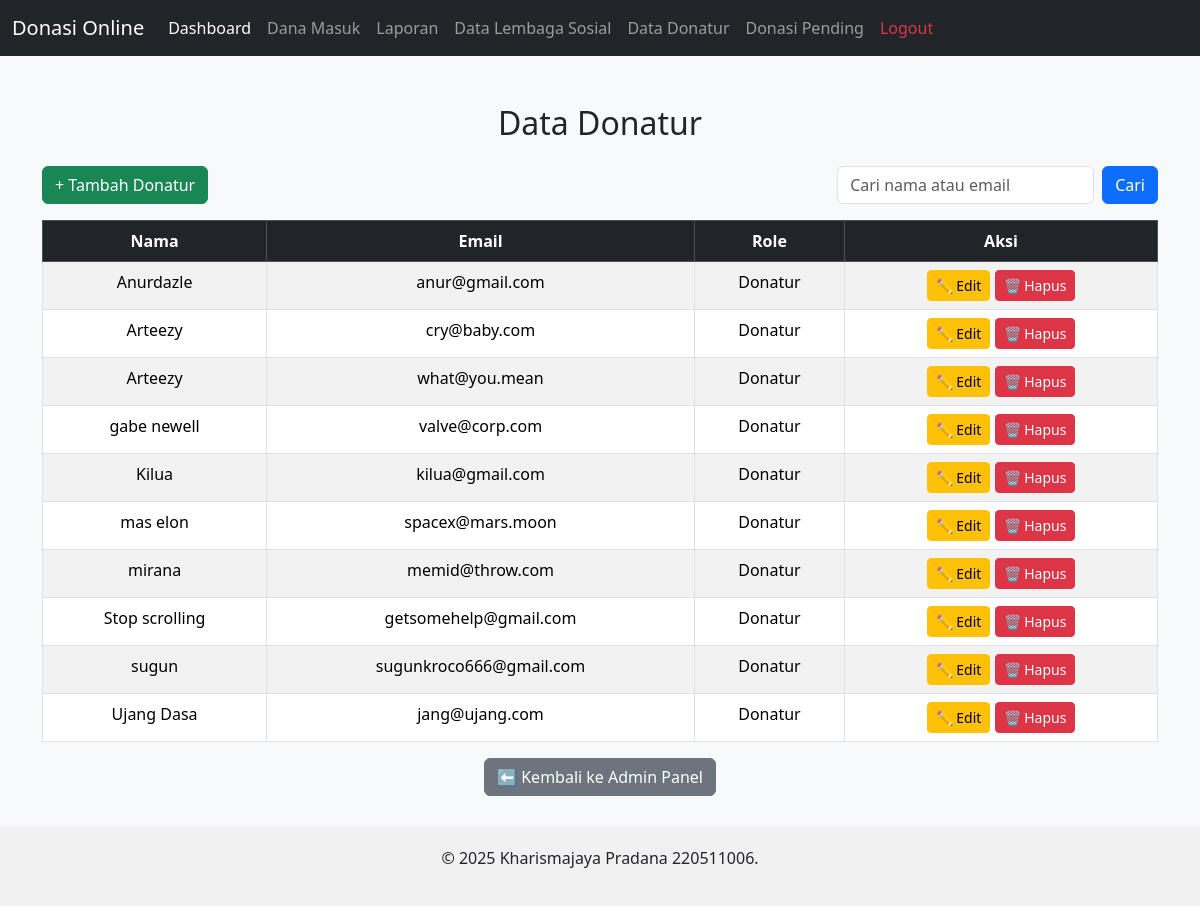
The app's page /data_donatur.php (signed in) with its own data.
### tables this page shows
CREATE TABLE `users` (
  `id` int(11) NOT NULL,
  `nama` varchar(100) NOT NULL,
  `email` varchar(100) NOT NULL,
  `password` varchar(255) NOT NULL,
  `role` enum('donatur','lembaga','admin') NOT NULL
);

### data_donatur.php (the view, shortened to what this page needs)
<?php
include 'db.php';
$search_query = "";
$donatur_result = mysqli_query($conn, "SELECT * FROM users WHERE role = 'donatur' $search_query ORDER BY nama ASC");
?>
<!DOCTYPE html>
<html lang="id">
<head>
    <link href="https://cdn.jsdelivr.net/npm/bootstrap@5.3.2/dist/css/bootstrap.min.css" rel="stylesheet">
</head>
<body class="bg-light">
<nav class="navbar navbar-expand-lg navbar-dark bg-dark">
    <div class="container-fluid">
        <a class="navbar-brand" href="#">Donasi Online</a>
        <div class="collapse navbar-collapse" id="navbarNav">
            <ul class="navbar-nav">
                <li class="nav-item">
                    <a class="nav-link active" href="admin.php">Dashboard</a>
                </li>
                <li class="nav-item">
                    <a class="nav-link" href="data_donasi_masuk.php">Dana Masuk</a>
                </li>
                <li class="nav-item">
                    <a class="nav-link" href="data_laporan.php">Laporan</a>
                </li>
                <li class="nav-item">
                    <a class="nav-link" href="data_lembaga_sosial.php">Data Lembaga Sosial</a>
                </li>
                <li class="nav-item">
                    <a class="nav-link" href="data_donatur.php">Data Donatur</a>
                </li>
                <li class="nav-item">
                    <a class="nav-link" href="donasi_pending.php">Donasi Pending</a>
                </li>
                <li class="nav-item">
                    <a class="nav-link text-danger" href="logout.php">Logout</a>
                </li>
            </ul>
        </div>
    </div>
</nav>
<div class="container mt-5">
    <h2 class="mb-4 text-center">Data Donatur</h2>
    <div class="d-flex justify-content-between mb-3">
        <a href="tambah_donatur.php" class="btn btn-success">+ Tambah Donatur</a>
        <form method="GET" class="d-flex">
            <input type="text" name="search" class="form-control me-2" placeholder="Cari nama atau email" value="<?= isset($_GET['search']) ? $_GET['search'] : '' ?>">
            <button type="submit" class="btn btn-primary">Cari</button>
        </form>
    </div>
    <table class="table table-bordered table-striped text-center">
        <thead class="table-dark">
            <tr>
                <th>Nama</th>
                <th>Email</th>
                <th>Role</th>
                <th>Aksi</th>
            </tr>
        </thead>
        <tbody>
            <?php if (mysqli_num_rows($donatur_result) > 0) { ?>
                <?php while ($donatur = mysqli_fetch_assoc($donatur_result)) { ?>
                <tr>
                    <td><?= $donatur['nama']; ?></td>
                    <td><?= $donatur['email']; ?></td>
                    <td><?= ucfirst($donatur['role']); ?></td>
                    <td>
                    <a href="edit_donatur.php?edit_id=<?= $donatur['id']; ?>" class="btn btn-warning btn-sm">✏ Edit</a>
                        <button onclick="confirmDelete(<?= $donatur['id']; ?>)" class="btn btn-danger btn-sm">🗑 Hapus</button>
                    </td>
                </tr>
                <?php } ?>
            <?php } else { ?>
                <tr>
                    <td colspan="4" class="text-danger text-center">Tidak ada data yang cocok dengan pencarian.</td>
                </tr>
            <?php } ?>
        </tbody>
    </table>
    <div class="text-center">
        <a href="admin.php" class="btn btn-secondary">⬅ Kembali ke Admin Panel</a>
    </div>
</div>
<?php include 'footer.php'; ?>
</body>
</html>

### records on screen
users: nama "Anurdazle", email "anur@gmail.com", role "Donatur"
users: nama "Arteezy", email "cry@baby.com", role "Donatur"
users: nama "Arteezy", email "what@you.mean", role "Donatur"
users: nama "gabe newell", email "valve@corp.com", role "Donatur"
users: nama "Kilua", email "kilua@gmail.com", role "Donatur"
users: nama "mas elon", email "spacex@mars.moon", role "Donatur"
users: nama "mirana", email "memid@throw.com", role "Donatur"
users: nama "Stop scrolling", email "getsomehelp@gmail.com", role "Donatur"
users: nama "sugun", email "sugunkroco666@gmail.com", role "Donatur"
users: nama "Ujang Dasa", email "jang@ujang.com", role "Donatur"
